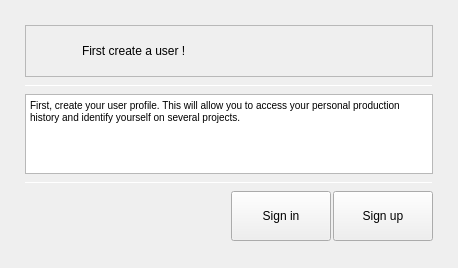
<?xml version="1.0" encoding="UTF-8"?>
<ui version="4.0">
 <class>Form</class>
 <widget class="QWidget" name="Form">
  <property name="geometry">
   <rect>
    <x>0</x>
    <y>0</y>
    <width>458</width>
    <height>268</height>
   </rect>
  </property>
  <property name="windowTitle">
   <string>Form</string>
  </property>
  <layout class="QHBoxLayout" name="horizontalLayout">
   <property name="leftMargin">
    <number>0</number>
   </property>
   <property name="topMargin">
    <number>0</number>
   </property>
   <property name="rightMargin">
    <number>0</number>
   </property>
   <property name="bottomMargin">
    <number>0</number>
   </property>
   <item>
    <layout class="QVBoxLayout" name="verticalLayout_3">
     <property name="spacing">
      <number>8</number>
     </property>
     <property name="leftMargin">
      <number>25</number>
     </property>
     <property name="topMargin">
      <number>25</number>
     </property>
     <property name="rightMargin">
      <number>25</number>
     </property>
     <property name="bottomMargin">
      <number>25</number>
     </property>
     <item>
      <widget class="QFrame" name="welcome_info_title_frame">
       <property name="sizePolicy">
        <sizepolicy hsizetype="Preferred" vsizetype="Fixed">
         <horstretch>0</horstretch>
         <verstretch>0</verstretch>
        </sizepolicy>
       </property>
       <property name="frameShape">
        <enum>QFrame::StyledPanel</enum>
       </property>
       <property name="frameShadow">
        <enum>QFrame::Raised</enum>
       </property>
       <layout class="QHBoxLayout" name="horizontalLayout_5">
        <property name="leftMargin">
         <number>0</number>
        </property>
        <property name="topMargin">
         <number>0</number>
        </property>
        <property name="rightMargin">
         <number>0</number>
        </property>
        <property name="bottomMargin">
         <number>0</number>
        </property>
        <item>
         <widget class="QLabel" name="welcome_info_image_label">
          <property name="minimumSize">
           <size>
            <width>50</width>
            <height>50</height>
           </size>
          </property>
          <property name="maximumSize">
           <size>
            <width>50</width>
            <height>50</height>
           </size>
          </property>
          <property name="text">
           <string/>
          </property>
         </widget>
        </item>
        <item>
         <widget class="QLabel" name="welcome_info_title_label">
          <property name="sizePolicy">
           <sizepolicy hsizetype="Preferred" vsizetype="Fixed">
            <horstretch>0</horstretch>
            <verstretch>0</verstretch>
           </sizepolicy>
          </property>
          <property name="text">
           <string>First create a user !</string>
          </property>
         </widget>
        </item>
       </layout>
      </widget>
     </item>
     <item>
      <widget class="Line" name="line_2">
       <property name="maximumSize">
        <size>
         <width>16777215</width>
         <height>1</height>
        </size>
       </property>
       <property name="orientation">
        <enum>Qt::Horizontal</enum>
       </property>
      </widget>
     </item>
     <item>
      <widget class="QTextEdit" name="welcome_main_textEdit">
       <property name="sizePolicy">
        <sizepolicy hsizetype="Expanding" vsizetype="Minimum">
         <horstretch>0</horstretch>
         <verstretch>0</verstretch>
        </sizepolicy>
       </property>
       <property name="maximumSize">
        <size>
         <width>16777215</width>
         <height>80</height>
        </size>
       </property>
       <property name="html">
        <string>&lt;!DOCTYPE HTML PUBLIC &quot;-//W3C//DTD HTML 4.0//EN&quot; &quot;http://www.w3.org/TR/REC-html40/strict.dtd&quot;&gt;
&lt;html&gt;&lt;head&gt;&lt;meta name=&quot;qrichtext&quot; content=&quot;1&quot; /&gt;&lt;style type=&quot;text/css&quot;&gt;
p, li { white-space: pre-wrap; }
&lt;/style&gt;&lt;/head&gt;&lt;body style=&quot; font-family:'MS Shell Dlg 2'; font-size:7.8pt; font-weight:400; font-style:normal;&quot;&gt;
&lt;p style=&quot; margin-top:0px; margin-bottom:0px; margin-left:0px; margin-right:0px; -qt-block-indent:0; text-indent:0px;&quot;&gt;First, create your user profile. This will allow you to access your personal production history and identify yourself on several projects.&lt;/p&gt;&lt;/body&gt;&lt;/html&gt;</string>
       </property>
       <property name="textInteractionFlags">
        <set>Qt::NoTextInteraction</set>
       </property>
      </widget>
     </item>
     <item>
      <widget class="Line" name="line">
       <property name="maximumSize">
        <size>
         <width>16777215</width>
         <height>1</height>
        </size>
       </property>
       <property name="orientation">
        <enum>Qt::Horizontal</enum>
       </property>
      </widget>
     </item>
     <item>
      <layout class="QHBoxLayout" name="horizontalLayout_6">
       <property name="spacing">
        <number>2</number>
       </property>
       <property name="topMargin">
        <number>0</number>
       </property>
       <item>
        <spacer name="horizontalSpacer">
         <property name="orientation">
          <enum>Qt::Horizontal</enum>
         </property>
         <property name="sizeHint" stdset="0">
          <size>
           <width>40</width>
           <height>20</height>
          </size>
         </property>
        </spacer>
       </item>
       <item>
        <widget class="QPushButton" name="log_pushButton">
         <property name="minimumSize">
          <size>
           <width>100</width>
           <height>50</height>
          </size>
         </property>
         <property name="text">
          <string>Sign in</string>
         </property>
        </widget>
       </item>
       <item>
        <widget class="QPushButton" name="create_pushButton">
         <property name="minimumSize">
          <size>
           <width>100</width>
           <height>50</height>
          </size>
         </property>
         <property name="text">
          <string>Sign up</string>
         </property>
        </widget>
       </item>
      </layout>
     </item>
    </layout>
   </item>
  </layout>
 </widget>
 <resources/>
 <connections/>
</ui>
